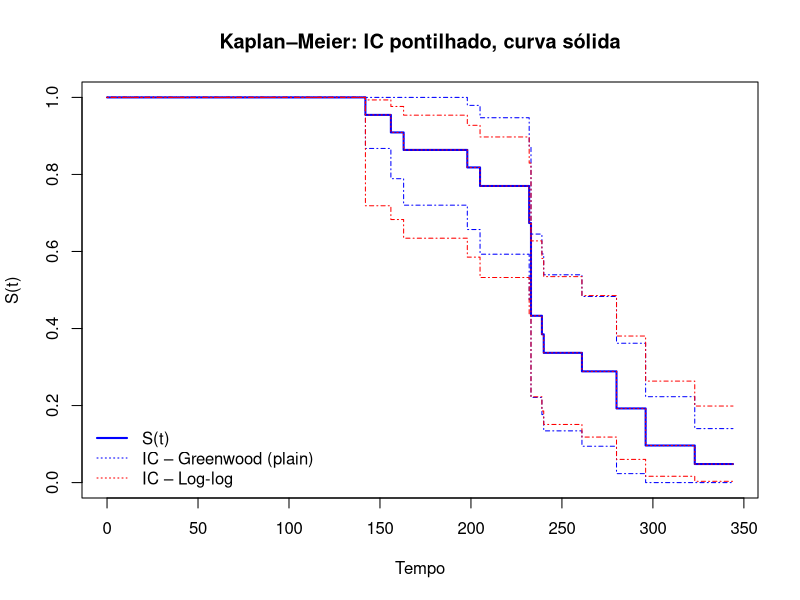
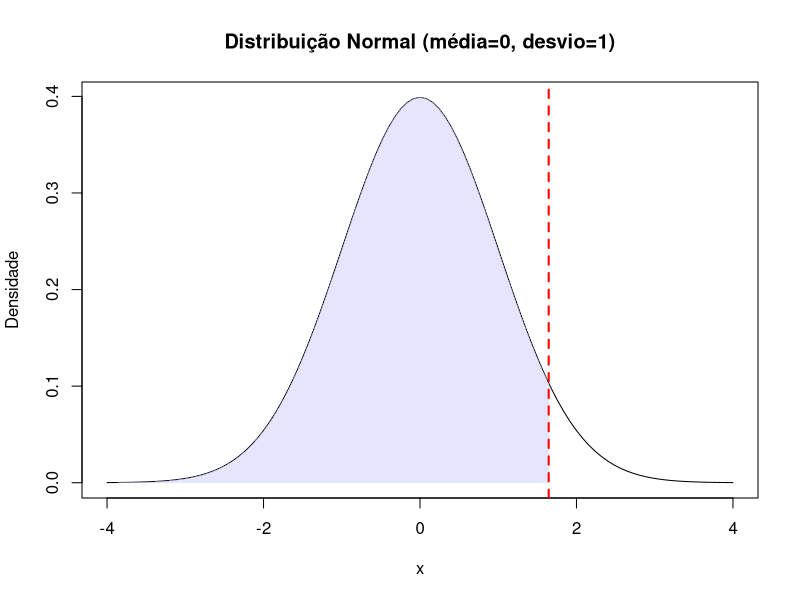
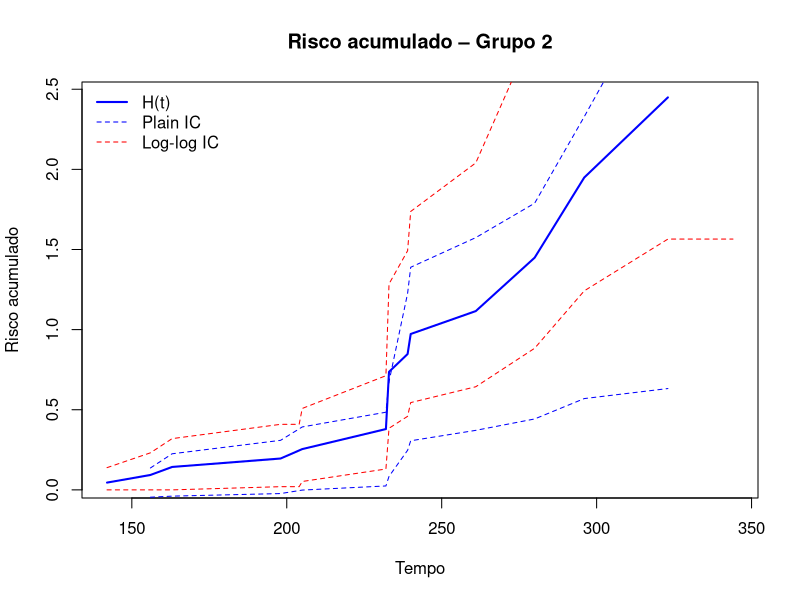
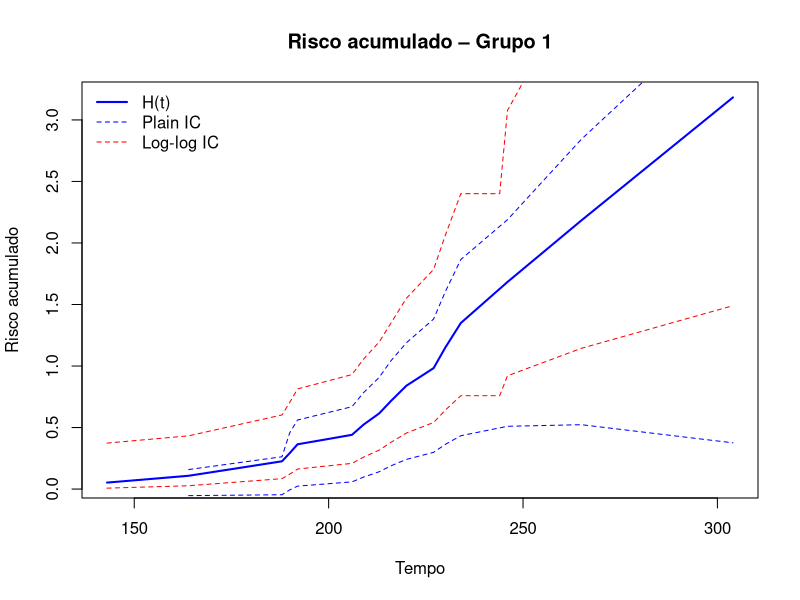
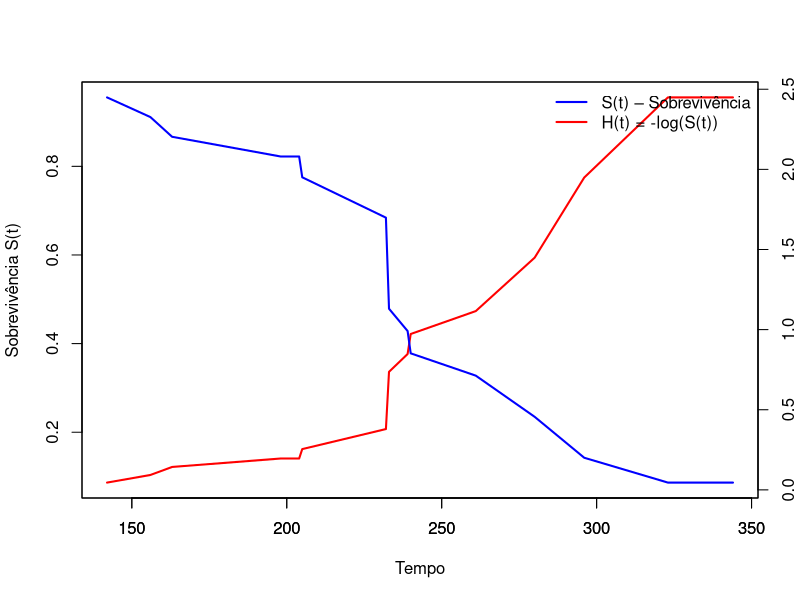

Generate these figures, in order, with R:
## ---- chunk 1
#install.packages("ggplot2")
## ---- chunk 2
library(survival)
#library(ggplot2)
#library(survminer)
## ---- chunk 3
# Questão 3
# Tempo em dias desde exposição a cancerígeno até mortalidade por câncer em ratos
# Os ratos foram expostos a dois diferentes pré-tratamentos

# 0 é censura
# 1 é evento

tempo_grupo_1 <- c(143, 164, 188, 188, 190, 192, 206, 209, 213, 216, 220, 227, 230, 234, 246, 265, 304, 216, 244)

status_grupo_1 <- c(1, 1, 1, 1, 1, 1, 1, 1, 1, 1, 1, 1, 1, 1, 1, 1, 1, 0, 0)
## ---- chunk 4
tempo_grupo_2 <- c(142, 156, 163, 198, 205, 232, 232, 233, 233, 233, 233, 233, 239, 240, 261, 280, 280, 296, 296, 323, 204, 344)

status_grupo_2 <- c(1, 1, 1, 1, 1, 1, 1, 1, 1, 1, 1, 1, 1, 1, 1, 1, 1, 1, 1, 1, 0, 0)
## ---- chunk 5
dados_grupo_2 <- data.frame(
  tempo = tempo_grupo_2,
  status = status_grupo_2
)

dados_grupo_1 <- data.frame(
  tempo = tempo_grupo_1,
  status = status_grupo_1
)

dados_grupo_1
## ---- chunk 6
# Letra A
# Obter intervalo de confiança
# Função de Sobrevivência Kaplan Meier - Skm (233) do grupo 2
# método de greenwod e transformação log-log
# Obs - usar alpha = 0.05

# conf.type = log-log aplica transformação log-log pra fazer transformação

ajuste_km_grupo_2_log_log <- survfit(Surv(tempo, status) ~ 1, data = dados_grupo_2, conf.type = "log-log" , conf.int  = 0.95)
summary(ajuste_km_grupo_2_log_log)
## ---- chunk 7
# plain é o truncado 

ajuste_km_grupo_2_plain <- survfit(Surv(tempo, status) ~ 1, data = dados_grupo_2, conf.type = "plain" , conf.int  = 0.95)
summary(ajuste_km_grupo_2_plain)
## ---- chunk 8
# Primeiro ajuste: S(t) do IC plain (dá no mesmo o plain e o log-log, é tudo Kaplan Meier)
plot(
  ajuste_km_grupo_2_plain,
  conf.int = FALSE,     # desenha só a curva
  col = "blue",
  lwd = 2,
  lty = 1,              # curva sólida
  xlab = "Tempo",
  ylab = "S(t)",
  main = "Kaplan–Meier: IC pontilhado, curva sólida"
)

# IC plain (pontilhado)
lines(
  ajuste_km_grupo_2_plain,
  conf.int = TRUE,
  col = "blue",
  lty = 3               # pontilhado
)

# IC log-log (pontilhado)
lines(
  ajuste_km_grupo_2_log_log,
  conf.int = TRUE,
  col = "red",
  lty = 3               # pontilhado
)

legend(
  "bottomleft",
  legend = c(
    "S(t)",
    "IC – Greenwood (plain)",
    "IC – Log-log"
  ),
  col = c("blue", "blue", "red"),
  lwd = c(2, 1, 1),
  lty = c(1, 3, 3),
  bty = "n"
)
## ---- chunk 9
# Respondendo a Letra A

summary(ajuste_km_grupo_2_log_log, times = 233)$surv
## ---- chunk 10
z <- qnorm(0.95)

curve(
  dnorm(x, mean = 0, sd = 1),
  from = -4, to = 4,
  main = "Distribuição Normal (média=0, desvio=1)",
  ylab = "Densidade",
  xlab = "x"
)

x_area <- seq(-4, z, length = 500)

polygon(
  c(x_area, z),
  c(dnorm(x_area), 0),
  col = rgb(0.8, 0.8, 1, 0.5),
  border = NA
)


abline(v = z, col = "red", lwd = 2, lty = 2)
## ---- chunk 11
# Letra B
# Obter intervalo de confiança
# Risco acumulado - Estimador de Nelson-Aalen - Hna (190) do grupo 1 e 2
# método de greenwod e transformação log-log

# Nelson-Aalen - H(t) com IC padrão Grupo 1

ajuste_na_grupo_1_plain <- survfit(Surv(tempo, status) ~ 1, data = dados_grupo_1, type = "fleming-harrington", conf.type = "plain" , conf.int  = 0.95)

# resultados_g1
resultados_g1 <- summary(ajuste_na_grupo_1_plain)

# H(t) = somatório de "n eventos" / "n em risco"

# Variância do Estimador de Nelson–Aalen conforme Greenwood (imagem acima)
var_Ht <- cumsum(resultados_g1$n.event / (resultados_g1$n.risk * (resultados_g1$n.risk - resultados_g1$n.event)))

# standart error / erro padrão (imagem acima)
ep_Ht <- sqrt(var_Ht)

# IC 95% (imagem acima)
z <- qnorm(0.975)

Ht <- cumsum(resultados_g1$n.event / resultados_g1$n.risk)

Ht_lower <- Ht - z * ep_Ht
Ht_upper <- Ht + z * ep_Ht


Ht_upper <- c(-Inf, Ht_upper[-length(Ht_upper)])
Ht_lower <- c(-Inf, Ht_lower[-length(Ht_lower)])

df_na_grupo_1_plain <- data.frame(
  surv                    = resultados_g1$surv,
  time                    = resultados_g1$time,
  risco_acc               = Ht,
  risco_ic_lower          = Ht_lower,
  risco_ic_upper          = Ht_upper
)

print(df_na_grupo_1_plain)
## ---- chunk 12
# H(t) = -log(S(t))
# Uso essa relação para recuperar tanto o IC como o H(i) em si

# Nelson-Aalen - H(t) com IC log-log Grupo 1
ajuste_na_grupo_1_log_log <- survfit(Surv(tempo, status) ~ 1, data = dados_grupo_1, type = "fleming-harrington", conf.type = "log-log" , conf.int  = 0.95)

df_na_grupo_1_log_log <- data.frame(
  surv                    = ajuste_na_grupo_1_log_log$surv,        # S(t)  
  time                    = ajuste_na_grupo_1_log_log$time,
  risco_acc               = -log(ajuste_na_grupo_1_log_log$surv),  # H(t) = -log(S(t))
  risco_ic_lower          = -log(ajuste_na_grupo_1_log_log$lower), # H(t) = -log(S(t))
  risco_ic_upper          = -log(ajuste_na_grupo_1_log_log$upper)  # H(t) = -log(S(t))
)
print(df_na_grupo_1_log_log)
## ---- chunk 13
# Nelson-Aalen - H(t) com IC padrão Grupo 2

ajuste_na_grupo_2_plain <- survfit(Surv(tempo, status) ~ 1, data = dados_grupo_2, type = "fleming-harrington", conf.type = "plain" , conf.int  = 0.95)

# resultados_g2
resultados_g2 <- summary(ajuste_na_grupo_2_plain)

# H(t) = somatório de "n eventos" / "n em risco"

# Variância do Estimador de Nelson–Aalen conforme Greenwood (imagem acima)
var_Ht <- cumsum(resultados_g2$n.event / (resultados_g2$n.risk * (resultados_g2$n.risk - resultados_g2$n.event)))

# standart error / erro padrão (imagem acima)
ep_Ht <- sqrt(var_Ht)

# IC 95% (imagem acima)
z <- qnorm(0.975)

Ht <- cumsum(resultados_g2$n.event / resultados_g2$n.risk)

Ht_lower <- Ht - z * ep_Ht
Ht_upper <- Ht + z * ep_Ht


Ht_upper <- c(-Inf, Ht_upper[-length(Ht_upper)])
Ht_lower <- c(-Inf, Ht_lower[-length(Ht_lower)])

df_na_grupo_2_plain <- data.frame(
  surv                    = resultados_g2$surv,
  time                    = resultados_g2$time,
  risco_acc               = Ht,
  risco_ic_lower          = Ht_lower,
  risco_ic_upper          = Ht_upper
)
print(df_na_grupo_2_plain)
## ---- chunk 14
# Nelson-Aalen - H(t) com IC log-log Grupo 2
ajuste_na_grupo_2_log_log <- survfit(Surv(tempo, status) ~ 1, data = dados_grupo_2, type = "fleming-harrington", conf.type = "log-log" , conf.int  = 0.95)

df_na_grupo_2_log_log <- data.frame(
  surv                    = ajuste_na_grupo_2_plain$surv,        # S(t)
  time                    = ajuste_na_grupo_2_plain$time,
  risco_acc               = -log(ajuste_na_grupo_2_plain$surv),  # H(t) = -log(S(t))
  risco_ic_lower          = -log(ajuste_na_grupo_2_plain$lower), # H(t) = -log(S(t))
  risco_ic_upper          = -log(ajuste_na_grupo_2_plain$upper)  # H(t) = -log(S(t))
)
print(df_na_grupo_2_log_log)
## ---- chunk 15
## Definir limites comuns (opcional, mas recomendado)
x_lim <- range(
  df_na_grupo_2_plain$time,
  df_na_grupo_2_log_log$time,
  na.rm = TRUE
)

y_lim <- range(
  df_na_grupo_2_plain$risco_acc,
  df_na_grupo_2_log_log$risco_acc,
  na.rm = TRUE
)

## Primeiro gráfico (plain)
plot(
  df_na_grupo_2_plain$time,
  df_na_grupo_2_plain$risco_acc,
  type = "l",
  col  = "blue",
  lwd  = 2,
  xlim = x_lim,
  ylim = y_lim,
  xlab = "Tempo",
  ylab = "Risco acumulado",
  main = "Risco acumulado – Grupo 2"
)

## Intervalos de confiança (plain)
lines(df_na_grupo_2_plain$time,
      df_na_grupo_2_plain$risco_ic_lower,
      col = "blue", lty = 2)

lines(df_na_grupo_2_plain$time,
      df_na_grupo_2_plain$risco_ic_upper,
      col = "blue", lty = 2)

## Intervalos de confiança (log-log)
lines(df_na_grupo_2_log_log$time,
      df_na_grupo_2_log_log$risco_ic_lower,
      col = "red", lty = 2)

lines(df_na_grupo_2_log_log$time,
      df_na_grupo_2_log_log$risco_ic_upper,
      col = "red", lty = 2)

## Legenda
legend(
  "topleft",
  legend = c(
    "H(t)",
    "Plain IC",
    "Log-log IC"
  ),
  col = c("blue", "blue", "red"),
  lty = c(1, 2, 2),
  lwd = c(2, 1, 1),
  bty = "n"
)
## ---- chunk 16
## Definir limites comuns (opcional, mas recomendado)
x_lim <- range(
  df_na_grupo_1_plain$time,
  df_na_grupo_1_log_log$time,
  na.rm = TRUE
)

y_lim <- range(
  df_na_grupo_1_plain$risco_acc,
  df_na_grupo_1_log_log$risco_acc,
  na.rm = TRUE
)

## Primeiro gráfico (plain)
plot(
  df_na_grupo_1_plain$time,
  df_na_grupo_1_plain$risco_acc,
  type = "l",
  col  = "blue",
  lwd  = 2,
  xlim = x_lim,
  ylim = y_lim,
  xlab = "Tempo",
  ylab = "Risco acumulado",
  main = "Risco acumulado – Grupo 1"
)

## Intervalos de confiança (plain)
lines(df_na_grupo_1_plain$time,
      df_na_grupo_1_plain$risco_ic_lower,
      col = "blue", lty = 2)

lines(df_na_grupo_1_plain$time,
      df_na_grupo_1_plain$risco_ic_upper,
      col = "blue", lty = 2)

## Intervalos de confiança (log-log)
lines(df_na_grupo_1_log_log$time,
      df_na_grupo_1_log_log$risco_ic_lower,
      col = "red", lty = 2)

lines(df_na_grupo_1_log_log$time,
      df_na_grupo_1_log_log$risco_ic_upper,
      col = "red", lty = 2)

## Legenda
legend(
  "topleft",
  legend = c(
    "H(t)",
    "Plain IC",
    "Log-log IC"
  ),
  col = c("blue", "blue", "red"),
  lty = c(1, 2, 2),
  lwd = c(2, 1, 1),
  bty = "n"
)
## ---- chunk 17
# mas agora sim respondendo a pergunta 

t_alvo <- 190
print("Grupo 2")
idx <- which(df_na_grupo_2_plain$time <= t_alvo)
df_na_grupo_2_plain[idx, ][length(idx), ]
## ---- chunk 18
print("Grupo 1")
idx <- which(df_na_grupo_1_plain$time <= t_alvo)
df_na_grupo_1_plain[idx, ][length(idx), ]
## ---- chunk 19
plot(
    df_na_grupo_2_log_log$time,
    df_na_grupo_2_log_log$risco_acc,
    type = "l",
    lwd  = 2,
    axes=TRUE,
    xlab = "Tempo",
    ylab = "Sobrevivência S(t)",
    col  = "red",
    yaxt = "n"

)
axis(4) 
par(new = TRUE)

plot(
    df_na_grupo_2_log_log$time,
    df_na_grupo_2_log_log$surv, 
    type = "l",
    lwd  = 2,
    axes=TRUE,
    xlab = "",
    ylab = "",
    col = "blue"
)
        
legend(
    "topright",
    legend = c("S(t) – Sobrevivência", "H(t) = -log(S(t))"),
    col    = c("blue", "red"),
    lwd    = 2,
    bty    = "n"
)
